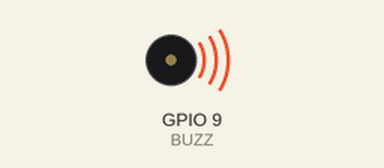
This sketch was run on a simulated ESP8266 (NodeMCU). Parts: buzzer (waves = sounding).

Above: at 0.1 s.
At 3.6 s:
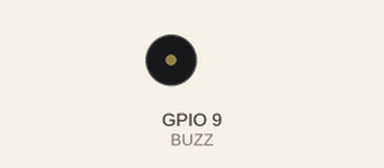
Timing chart, 0 to 5.1 s (numbered marks = the images above):
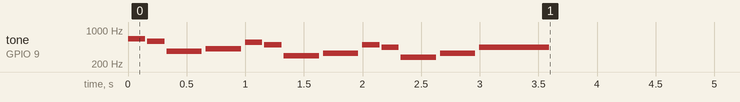

The sketch:

P02_Buzzer.ino
```cpp
// (licence header left out)
#include "config.h"
#include "pitches.h"

// change this to make the song slower or faster
int tempo = 180;

// notes of the moledy followed by the duration.
// a 4 means a quarter note, 8 an eighteenth , 16 sixteenth, so on
// !!negative numbers are used to represent dotted notes,
// so -4 means a dotted quarter note, that is, a quarter plus an eighteenth!!
int melody[] = {
  NOTE_E5, 8, NOTE_D5, 8, NOTE_FS4, 4, NOTE_GS4, 4,
  NOTE_CS5, 8, NOTE_B4, 8, NOTE_D4, 4, NOTE_E4, 4,
  NOTE_B4, 8, NOTE_A4, 8, NOTE_CS4, 4, NOTE_E4, 4,
  NOTE_A4, 2,
};

// sizeof gives the number of bytes, each int value is composed of two bytes (16 bits)
// there are two values per note (pitch and duration), so for each note there are four bytes
int notes = sizeof(melody) / sizeof(melody[0]) / 2;

// this calculates the duration of a whole note in ms
int wholenote = (60000 * 4) / tempo;

int divider = 0, noteDuration = 0;

void setup() {
  // iterate over the notes of the melody.
  // Remember, the array is twice the number of notes (notes + durations)
  for (int thisNote = 0; thisNote < notes * 2; thisNote = thisNote + 2) {

    // calculates the duration of each note
    divider = melody[thisNote + 1];
    if (divider > 0) {
      // regular note, just proceed
      noteDuration = (wholenote) / divider;
    } else if (divider < 0) {
      // dotted notes are represented with negative durations!!
      noteDuration = (wholenote) / abs(divider);
      noteDuration *= 1.5; // increases the duration in half for dotted notes
    }

    // we only play the note for 90% of the duration, leaving 10% as a pause
    tone(BUZZ, melody[thisNote], noteDuration * 0.9);

    // Wait for the specief duration before playing the next note.
    delay(noteDuration);

    // stop the waveform generation before the next note.
    noTone(BUZZ);
  }
}

void loop() {
  // no need to repeat the melody.
}

/**
// Super Mario Tone
int melody[] = {
  NOTE_E5,8, NOTE_E5,8, REST,8, NOTE_E5,8, REST,8, NOTE_C5,8, NOTE_E5,8, //1
  NOTE_G5,4, REST,4, NOTE_G4,8, REST,4,
  NOTE_C5,-4, NOTE_G4,8, REST,4, NOTE_E4,-4, // 3
  NOTE_A4,4, NOTE_B4,4, NOTE_AS4,8, NOTE_A4,4,
  NOTE_G4,-8, NOTE_E5,-8, NOTE_G5,-8, NOTE_A5,4, NOTE_F5,8, NOTE_G5,8,
  REST,8, NOTE_E5,4,NOTE_C5,8, NOTE_D5,8, NOTE_B4,-4,
  NOTE_C5,-4, NOTE_G4,8, REST,4, NOTE_E4,-4, // repeats from 3
  NOTE_A4,4, NOTE_B4,4, NOTE_AS4,8, NOTE_A4,4,
  NOTE_G4,-8, NOTE_E5,-8, NOTE_G5,-8, NOTE_A5,4, NOTE_F5,8, NOTE_G5,8,
  REST,8, NOTE_E5,4,NOTE_C5,8, NOTE_D5,8, NOTE_B4,-4,


  REST,4, NOTE_G5,8, NOTE_FS5,8, NOTE_F5,8, NOTE_DS5,4, NOTE_E5,8,//7
  REST,8, NOTE_GS4,8, NOTE_A4,8, NOTE_C4,8, REST,8, NOTE_A4,8, NOTE_C5,8, NOTE_D5,8,
  REST,4, NOTE_DS5,4, REST,8, NOTE_D5,-4,
  NOTE_C5,2, REST,2,

  REST,4, NOTE_G5,8, NOTE_FS5,8, NOTE_F5,8, NOTE_DS5,4, NOTE_E5,8,//repeats from 7
  REST,8, NOTE_GS4,8, NOTE_A4,8, NOTE_C4,8, REST,8, NOTE_A4,8, NOTE_C5,8, NOTE_D5,8,
  REST,4, NOTE_DS5,4, REST,8, NOTE_D5,-4,
  NOTE_C5,2, REST,2,

  NOTE_C5,8, NOTE_C5,4, NOTE_C5,8, REST,8, NOTE_C5,8, NOTE_D5,4,//11
  NOTE_E5,8, NOTE_C5,4, NOTE_A4,8, NOTE_G4,2,

  NOTE_C5,8, NOTE_C5,4, NOTE_C5,8, REST,8, NOTE_C5,8, NOTE_D5,8, NOTE_E5,8,//13
  REST,1,
  NOTE_C5,8, NOTE_C5,4, NOTE_C5,8, REST,8, NOTE_C5,8, NOTE_D5,4,
  NOTE_E5,8, NOTE_C5,4, NOTE_A4,8, NOTE_G4,2,
  NOTE_E5,8, NOTE_E5,8, REST,8, NOTE_E5,8, REST,8, NOTE_C5,8, NOTE_E5,4,
  NOTE_G5,4, REST,4, NOTE_G4,4, REST,4,
  NOTE_C5,-4, NOTE_G4,8, REST,4, NOTE_E4,-4, // 19

  NOTE_A4,4, NOTE_B4,4, NOTE_AS4,8, NOTE_A4,4,
  NOTE_G4,-8, NOTE_E5,-8, NOTE_G5,-8, NOTE_A5,4, NOTE_F5,8, NOTE_G5,8,
  REST,8, NOTE_E5,4, NOTE_C5,8, NOTE_D5,8, NOTE_B4,-4,

  NOTE_C5,-4, NOTE_G4,8, REST,4, NOTE_E4,-4, // repeats from 19
  NOTE_A4,4, NOTE_B4,4, NOTE_AS4,8, NOTE_A4,4,
  NOTE_G4,-8, NOTE_E5,-8, NOTE_G5,-8, NOTE_A5,4, NOTE_F5,8, NOTE_G5,8,
  REST,8, NOTE_E5,4, NOTE_C5,8, NOTE_D5,8, NOTE_B4,-4,

  NOTE_E5,8, NOTE_C5,4, NOTE_G4,8, REST,4, NOTE_GS4,4,//23
  NOTE_A4,8, NOTE_F5,4, NOTE_F5,8, NOTE_A4,2,
  NOTE_D5,-8, NOTE_A5,-8, NOTE_A5,-8, NOTE_A5,-8, NOTE_G5,-8, NOTE_F5,-8,

  NOTE_E5,8, NOTE_C5,4, NOTE_A4,8, NOTE_G4,2, //26
  NOTE_E5,8, NOTE_C5,4, NOTE_G4,8, REST,4, NOTE_GS4,4,
  NOTE_A4,8, NOTE_F5,4, NOTE_F5,8, NOTE_A4,2,
  NOTE_B4,8, NOTE_F5,4, NOTE_F5,8, NOTE_F5,-8, NOTE_E5,-8, NOTE_D5,-8,
  NOTE_C5,8, NOTE_E4,4, NOTE_E4,8, NOTE_C4,2,

  NOTE_E5,8, NOTE_C5,4, NOTE_G4,8, REST,4, NOTE_GS4,4,//repeats from 23
  NOTE_A4,8, NOTE_F5,4, NOTE_F5,8, NOTE_A4,2,
  NOTE_D5,-8, NOTE_A5,-8, NOTE_A5,-8, NOTE_A5,-8, NOTE_G5,-8, NOTE_F5,-8,

  NOTE_E5,8, NOTE_C5,4, NOTE_A4,8, NOTE_G4,2, //26
  NOTE_E5,8, NOTE_C5,4, NOTE_G4,8, REST,4, NOTE_GS4,4,
  NOTE_A4,8, NOTE_F5,4, NOTE_F5,8, NOTE_A4,2,
  NOTE_B4,8, NOTE_F5,4, NOTE_F5,8, NOTE_F5,-8, NOTE_E5,-8, NOTE_D5,-8,
  NOTE_C5,8, NOTE_E4,4, NOTE_E4,8, NOTE_C4,2,
  NOTE_C5,8, NOTE_C5,4, NOTE_C5,8, REST,8, NOTE_C5,8, NOTE_D5,8, NOTE_E5,8,
  REST,1,

  NOTE_C5,8, NOTE_C5,4, NOTE_C5,8, REST,8, NOTE_C5,8, NOTE_D5,4, //33
  NOTE_E5,8, NOTE_C5,4, NOTE_A4,8, NOTE_G4,2,
  NOTE_E5,8, NOTE_E5,8, REST,8, NOTE_E5,8, REST,8, NOTE_C5,8, NOTE_E5,4,
  NOTE_G5,4, REST,4, NOTE_G4,4, REST,4,
  NOTE_E5,8, NOTE_C5,4, NOTE_G4,8, REST,4, NOTE_GS4,4,
  NOTE_A4,8, NOTE_F5,4, NOTE_F5,8, NOTE_A4,2,
  NOTE_D5,-8, NOTE_A5,-8, NOTE_A5,-8, NOTE_A5,-8, NOTE_G5,-8, NOTE_F5,-8,

  NOTE_E5,8, NOTE_C5,4, NOTE_A4,8, NOTE_G4,2, //40
  NOTE_E5,8, NOTE_C5,4, NOTE_G4,8, REST,4, NOTE_GS4,4,
  NOTE_A4,8, NOTE_F5,4, NOTE_F5,8, NOTE_A4,2,
  NOTE_B4,8, NOTE_F5,4, NOTE_F5,8, NOTE_F5,-8, NOTE_E5,-8, NOTE_D5,-8,
  NOTE_C5,8, NOTE_E4,4, NOTE_E4,8, NOTE_C4,2,

  //game over sound
  NOTE_C5,-4, NOTE_G4,-4, NOTE_E4,4, //45
  NOTE_A4,-8, NOTE_B4,-8, NOTE_A4,-8, NOTE_GS4,-8, NOTE_AS4,-8, NOTE_GS4,-8,
  NOTE_G4,8, NOTE_D4,8, NOTE_E4,-2,
};
*/
```

pitches.h
```cpp
// (licence header left out)
#ifndef _PITCHES_H
#define _PITCHES_H

#define NOTE_B0  31
#define NOTE_C1  33
#define NOTE_CS1 35
#define NOTE_D1  37
#define NOTE_DS1 39
#define NOTE_E1  41
#define NOTE_F1  44
#define NOTE_FS1 46
#define NOTE_G1  49
#define NOTE_GS1 52
#define NOTE_A1  55
#define NOTE_AS1 58
#define NOTE_B1  62
#define NOTE_C2  65
#define NOTE_CS2 69
#define NOTE_D2  73
#define NOTE_DS2 78
#define NOTE_E2  82
#define NOTE_F2  87
#define NOTE_FS2 93
#define NOTE_G2  98
#define NOTE_GS2 104
#define NOTE_A2  110
#define NOTE_AS2 117
#define NOTE_B2  123
#define NOTE_C3  131
#define NOTE_CS3 139
#define NOTE_D3  147
#define NOTE_DS3 156
#define NOTE_E3  165
#define NOTE_F3  175
#define NOTE_FS3 185
#define NOTE_G3  196
#define NOTE_GS3 208
#define NOTE_A3  220
#define NOTE_AS3 233
#define NOTE_B3  247
#define NOTE_C4  262
#define NOTE_CS4 277
#define NOTE_D4  294
#define NOTE_DS4 311
#define NOTE_E4  330
#define NOTE_F4  349
#define NOTE_FS4 370
#define NOTE_G4  392
#define NOTE_GS4 415
#define NOTE_A4  440
#define NOTE_AS4 466
#define NOTE_B4  494
#define NOTE_C5  523
#define NOTE_CS5 554
#define NOTE_D5  587
#define NOTE_DS5 622
#define NOTE_E5  659
#define NOTE_F5  698
#define NOTE_FS5 740
#define NOTE_G5  784
#define NOTE_GS5 831
#define NOTE_A5  880
#define NOTE_AS5 932
#define NOTE_B5  988
#define NOTE_C6  1047
#define NOTE_CS6 1109
#define NOTE_D6  1175
#define NOTE_DS6 1245
#define NOTE_E6  1319
#define NOTE_F6  1397
#define NOTE_FS6 1480
#define NOTE_G6  1568
#define NOTE_GS6 1661
#define NOTE_A6  1760
#define NOTE_AS6 1865
#define NOTE_B6  1976
#define NOTE_C7  2093
#define NOTE_CS7 2217
#define NOTE_D7  2349
#define NOTE_DS7 2489
#define NOTE_E7  2637
#define NOTE_F7  2794
#define NOTE_FS7 2960
#define NOTE_G7  3136
#define NOTE_GS7 3322
#define NOTE_A7  3520
#define NOTE_AS7 3729
#define NOTE_B7  3951
#define NOTE_C8  4186
#define NOTE_CS8 4435
#define NOTE_D8  4699
#define NOTE_DS8 4978
#define REST      0

#endif // _PITCHES_H
```

config.h
```cpp
// (licence header left out)
#ifndef _CONFIG_H
#define _CONFIG_H

#define STX D2           // Software Serial Tx Pin
#define SRX D3           // Software Serial Rx Pin

#define EN1 5            // Motor 1 PWM Pin
#define EN2 6            // Motor 2 PWM  Pin
#define IN1 4            // Motor 1 Direction Pin
#define IN2 7            // Motor 2 Direction Pin

#define LDR1 A6          // Right LDR Sensor
#define LDR2 A7          // Left LDR Sensor

#define IRRX 8           // IR Receiver

#define BUZZ 9           // Buzzer Output

#define LED_BUILTIN 10   // LED Pin

#define TRIG 11          // Trigger Pin for Sonar
#define ECHO 12          // Echo Pin for Sonar

#define RGB 13     	 // RGB LED Output

#define LF1 A0   	 // Right IRRX Module
#define LF2 A1   	 // Center IRRX Module
#define LF3 A2   	 // Left IRRX Module
#define BV A3    	 // Battery Voltage Pin
#define SDA_PIN A4   	 // Right LDR Sensor
#define SCL_PIN A5   	 // Left LDR Sensor

#define MAX_DISTANCE 500 // We will use this for maximum Sonar distance

// We will use the below enum to define different RGB Colours
enum RGBColor { UNDEF, RED, ORANGE, YELLOW, GREEN,  BLUE, PURPLE, WHITE, BLACK };

#endif //_CONFIG_H
```
